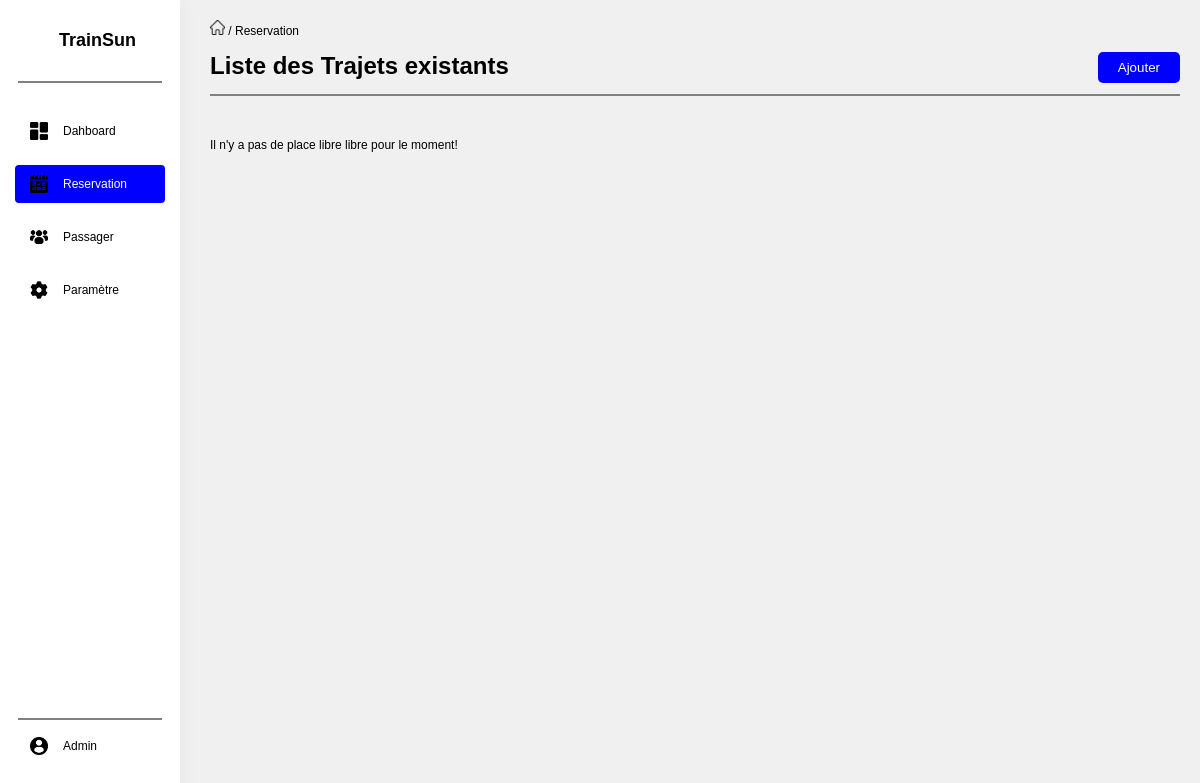
Page /Ticket/Admin/Reservation on the earlier database version.
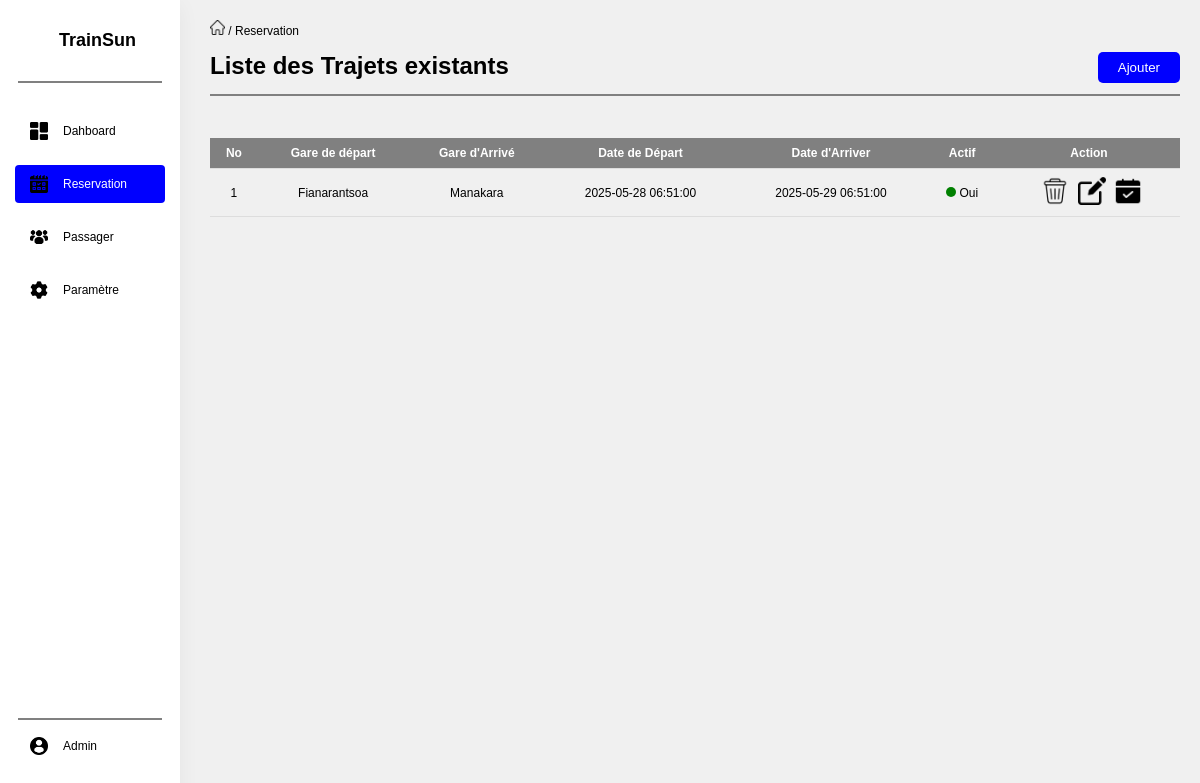
Same page on the later database version.
### tables this page shows
CREATE TABLE `route` (
  `routeId` int(11) NOT NULL,
  `placeOfDeparture` varchar(100) NOT NULL,
  `placeOfArrival` varchar(100) NOT NULL,
  `dateLeave` datetime DEFAULT NULL,
  `dateArrived` datetime DEFAULT NULL,
  `delay` int(11) DEFAULT NULL,
  `IsActive` bit(1) DEFAULT b'1'
);

### app/Controllers/Admin/ReservationController.php (called while the page is built, shortened)
<?php
require_once '../Core/Controller.php';
class ReservationController extends Controller
{
    public function index()
    {
        $this->view('Admin/ListRoute', ['Admin' => ""]);
    }
}

### Core/DataBase.php (called while the page is built, shortened)
<?php
class DataBase
{
    private static $instance = null;
    private function __construct()
    {
        try {
            $this->conn = new PDO("mysql:host=" . DB_HOST . ";dbname=" . DB_NAME , USER_NAME , DB_PASS);
        } catch (PDOException $exception) {
            echo "Connection error: " . $exception->getMessage();
        }
    }
    public static function getInstance()
    {
        if (self::$instance == null) {
            self::$instance = new DataBase();
        }
        return self::$instance->conn;
    }
}

### Core/Model.php (called while the page is built, shortened)
<?php
include "../Core/DataBase.php";
class Model
{
    protected $db;
    public function __construct()
    {
        $this->db = DataBase::getInstance();
    }
    public function getAll($table)
    {
        $stmt = $this->db->prepare("SELECT * FROM " . $table);
        $stmt->execute();
        return $stmt->fetchAll(PDO::FETCH_ASSOC);
    }
}

### app/Models/Route.php (called while the page is built, shortened)
<?php
require_once '../Core/Model.php';
class Route extends Model
{
    protected $table = 'route';
    public function getAllRoute()
    {
        return $this->getAll($this->table);
    }
}

### app/Views/Admin/ListRoute.php (the view, shortened to what this page needs)
<br><br>
<div>
    <h1 style="display: inline-block;">Liste des Trajets existants</h1>
    <button class="btn" style="float: right;" onclick="Route.openBoxRoute('#routeView')">Ajouter</button>
</div>
<br>
<hr style="border: 1px solid gray;width: 100%;">
<br>
<br>
<br>
<?php
    $route = new Route();
    $routes = $route->getAllRoute();
    if (count($routes) > 0):
?>
<table>
    <tr class="bg-dodgerblue">
        <th>No</th>
        <th>Gare de départ</th>
        <th>Gare d'Arrivé</th>
        <th>Date de Départ</th>
        <th>Date d'Arriver</th>
        <th>Actif</th>
        <th>Action</th>
    </tr>
    <?php
    $i = 1;
    foreach ($routes as $key => $value):
    ?>
    <tr>
        <td><?php echo $i;?></td>
        <td><?php echo $value['placeOfDeparture'];?></td>
        <td><?php echo $value['placeOfArrival'];?></td>
        <td><?php echo $value['dateLeave'];?></td>
        <td><?php echo $value['dateArrived'];?></td>
        <td>
            <?php if ($value['IsActive'] == 1):?>
            <span class="round-actif p-sm"></span> Oui
            <?php else: ?>
            <span class="round-none p-sm"></span> Non
            <?php endif;?>
        </td>
        <td>
            <button onclick="Route.openBoxRoute('#dialog', '<?php echo $value['routeId'];?>')" type="button" class="btn-action">
                <img src="/images/trash-dark.png" alt="delete" class="icon-action">
            </button>
            <button onclick="Route.openBoxRoute('#routeView', '<?php echo $value['routeId'];?>', true)" type="button" class="btn-action">
                <img src="/images/edit-dark.png" alt="edit" class="icon-action">
            </button>
            <button type="button" class="btn-action">
                <a href="/Ticket/Admin/R/<?php echo $value['routeId'];?>">
                    <img src="/images/appointment.png" alt="edit" class="icon-action">
                </a>
            </button>
        </td>
    </tr>
    <?php
        $i++;
        endforeach;
    ?>
</table>
<?php
    else:
    echo "Il n'y a pas de place libre libre pour le moment!";
?>
<?php
    endif;
?>

### app/Views/includes/header.php (shortened to what this page needs)
<!DOCTYPE html>
<html lang="en">
<head>
    <link rel="stylesheet" href="/css/style.css">
</head>
<body>
    <?php
        if(isset($role) && $role == "customer")
        {
            include_once '../app/Views/includes/navbar.php';
        } else if(isset($role) && $role == "admin") {
            include_once '../app/Views/includes/navbarAdmin.php';
        }
    ?>
    <div class="content">
        <?php require_once '../app/Views/includes/menu.php';

### app/Views/includes/navBarAdmin.php
<nav class="nav-left">
    <div class="nav-logo" style="height: auto;">
        <h1 class="nav-title">TrainSun</h1>
    </div>
    <hr style="border: 1px solid gray;width: 80%;margin: 0 auto;">
    <br>
    <div class="nav-center <?php echo $home;?>">
        <img src="/images/dashboard-dark.png" alt="Logo" class="nav">
        <a href="/Ticket/Admin">Dahboard</a>
    </div>
    <div class="nav-center <?php echo $res;?>">
        <img src="/images/booking-dark.png" alt="Logo" class="nav">
        <a href="/Ticket/Admin/Reservation">Reservation</a>
    </div>
    <div class="nav-center <?php echo $list;?>">
        <img src="/images/group-users-dark.png" alt="Logo" class="nav">
        <a href="/Ticket/Admin/Pass">Passager</a>
    </div>
    <div class="nav-center nav-profile">
        <img src="/images/setting-dark.png" alt="Logo" class="nav">
        <a href="">Paramètre</a>
    </div>
    <hr style="border: 1px solid gray;width: 80%;position: absolute; bottom: 80px; left: 10%;">
    <div class="nav-center nav-profile" style="position: absolute; bottom: 20px;">
        <img src="/images/profile-user-dark.png" alt="Logo" class="nav">
        <a href="">Admin</a>
    </div>
</nav>

### app/Views/includes/menu.php
<?php
    $router = new Router();
    $url = $router->get_url();
    $url_return = "";
    if (count($url) == 2 && $url[0] == "Ticket" && $url[1] == "Admin") {
        $menu = "Administration";
        $url_return = "/Ticket/Admin";
    } else if (count($url) == 3 && ($url[2] == "Reservation" ) || (count($url) == 4 && $url[1] == "Admin" && $url[2] == "R") || (count($url) == 6 && $url[1] == "Admin" && $url[2] == "R")) {
        $menu = "Reservation";
        $url_return = "/Ticket/Admin/Reservation";
    } else if (count($url) == 3 && $url[2] == "Pass") {
        $menu = "Historique";
        $url_return = "/Ticket/Admin/Pass";
    } else {
        $menu = "Aucun";
    }
?>
<a href="<?= $url_return;?>">
    <img src="/images/home.png" alt="icon" class="icon-menu"> /
</a>
<span><?= $menu;?></span>

### Core/Router.php (shortened to what this page needs)
<?php
include "../Core/Model.php";
class Router
{
    public static function route($url)
    {
        $url = trim($url, '/');
        $url = explode('/', $url);
        if (empty($url[1]) || $url[1] == "Ticket" && count($url) == 2) {
            $controllerName = 'HomeController';
            $methodName = 'index';
        } else if (count($url) == 3 && $url[1] == "Admin" && $url[2] == "RegisterTrain") {
            $controllerName = "RegisterTrainController";
            $methodName = 'index';
        } else if (count($url) == 4 && $url[1] == "Admin" && $url[2] == "R" && is_numeric($url[3])) {
            $controllerName = "TrainController";
            $methodName = 'index';
        } else if (count($url) == 3 && $url[1] == "Admin" && $url[2] == "RegisterRoute") {
            $controllerName = "RegisterRouteController";
            $methodName = 'register';
        } else if (count($url) == 3 && $url[1] == "Admin" && $url[2] == "Reservation") {
            $controllerName = "ReservationController";
            $methodName = 'index';
        } else if (count($url) == 3 && $url[1] == "Admin" && $url[2] == "Pass") {
            $controllerName = "PassengerController";
            $methodName = 'index';
        } else if ((count($url) == 6) && $url[1] == "Admin" && $url[2] == "R" && is_numeric($url[3]) && $url[4] == "T" && is_numeric($url[5])) {
            $controllerName = "RegisterReservationController";
            $methodName = 'register';
        } else if ((count($url) == 3) && $url[1] == "Admin" && $url[2] == "RegisterReservation") {
            $controllerName = "RegisterReservationController";
            $methodName = 'index';
        }
        if (!class_exists($controllerName)) {
            echo "404 Not Found";
        }
        else
        {
            $controller = new $controllerName();
            call_user_func_array([$controller, $methodName], array_slice($url, 2));
        }
    }
    public function get_url_currented()
    {
        $url = $_SERVER['REQUEST_URI'];
        $url = trim($url, '/');
        $url = explode('/', $url);
        return (count($url) == 1 || count($url) > 1 && $url[1] != "Admin") ? "customer" : "admin";
    }
    public static function get_url()
    {
        $url = $_SERVER['REQUEST_URI'];
        $url = trim($url, '/');
        $url = explode('/', $url);
        return $url;
    }
}

### Core/Controller.php (shortened to what this page needs)
<?php
class Controller
{
   public function view($view, $data = []):void
   {
       if (file_exists('../app/Views/' . $view . '.php')) {
           require_once '../app/Views/' . $view . '.php';
       } else {
           die('View does not exist');
       }
   }
}

### public/index.php (shortened to what this page needs)
<?php
require_once '../Core/Router.php';
require_once '../app/Controllers/Admin/ReservationController.php';
$home = null;
$list = null;
$router = new Router();
$role = $router->get_url_currented();
$url = $_SERVER['REQUEST_URI'];
$url = trim($url, '/');
$url = explode('/', $url);
if(count($url) == 3 || count($url) == 4) {
    if (($url[2] == "RegisterReservation" || $url[2] == "RegisterRoute") || $url[2] == "RDelete" || $url[2] == "REdit" || $url[2] == "REditV" || $url[2] == "PEdit" || $url[2] == "PEditV" || $url[2] == "PDelete" || $url[2] == "TDelete" || $url[2] == "TEdit" || $url[2] == "TEditV" || $url[2] == "TAdd") {
        $router->route($_SERVER['REQUEST_URI']);
        exit();
    } else if(count($url) == 3)
    {
            if($url[2] == "Pass") {
                $list = "active";
            } else {
                $res = "active";
            }
    } else {
        $home = "active";
    }
}
require_once '../app/Views/includes/header.php';
$router->route($_SERVER['REQUEST_URI']);
echo "</div>";
require_once '../app/Views/includes/fooster.php';

### app/Views/includes/fooster.php (shortened to what this page needs)
</body>
</html>

### public/css/style.css (style rules this page uses)
* { margin: 0; padding: 0; box-sizing: border-box; }
body { background: #f0f0f0; font-family: 'Poppins', sans-serif; font-size: 12px; }
.icon-action { width: 28px; height: auto; margin-left: 5px; }
.nav-left { position: fixed; width: auto; height: 100%; top: 0; box-shadow: 0px 5px 20px rgba(0, 0, 0, 0.05); background-color: white; }
nav div { width: 150px; height: 38px; color: black; text-decoration: none; text-align: center; background-size: 50%; font-size: 12px; margin: 15px; padding: 15px; text-indent: 15px; border-radius: 4px; }
.content { margin-top: 0; margin-left: 190px; padding: 20px; height: auto; overflow-y: auto; }
.nav-center { display: flex; justify-content: start; align-items: center; }
a { text-decoration: none; color: inherit; }
.active { background-color: blue; color: white; }
.nav { display: inline; width: 18px; height: auto; float: left; }
.btn-action { background-color: transparent; color: white; border-radius: 5px; padding: 0; }
.icon-menu { width: 15px; height: 15px; }
button { padding: 10px 20px; background-color: dodgerblue; color: white; border: none; border-radius: 5px; cursor: pointer; }
.btn { background-color: blue; color: white; background-size: 80%; border-radius: 5px; padding: 8px 20px; }
table { width: 100%; }
.p-sm { padding: 5px; }
.round-actif { background-color: green; border-radius: 50%; display: inline-block; }
table, th, td, tr { border-collapse: collapse; padding: 8px; text-align: left; cursor: pointer; text-align: center; overflow-x:auto; }
th { background-color: gray; color: white; }
th, td { border-bottom: 1px solid #ddd; }
hr { border: 4px solid black; }

Differences in the rows shown:
added route: placeOfDeparture "Fianarantsoa", placeOfArrival "Manakara", dateLeave "2025-05-28 06:51:00", dateArrived "2025-05-29 06:51:00", IsActive "1" (drawn)
Other differences:
text no longer shown: "Il n'y a pas de place libre libre pour le moment!"
text now shown: "No Gare de départ Gare d'Arrivé Date de Départ Date d'Arriver Actif Action"
